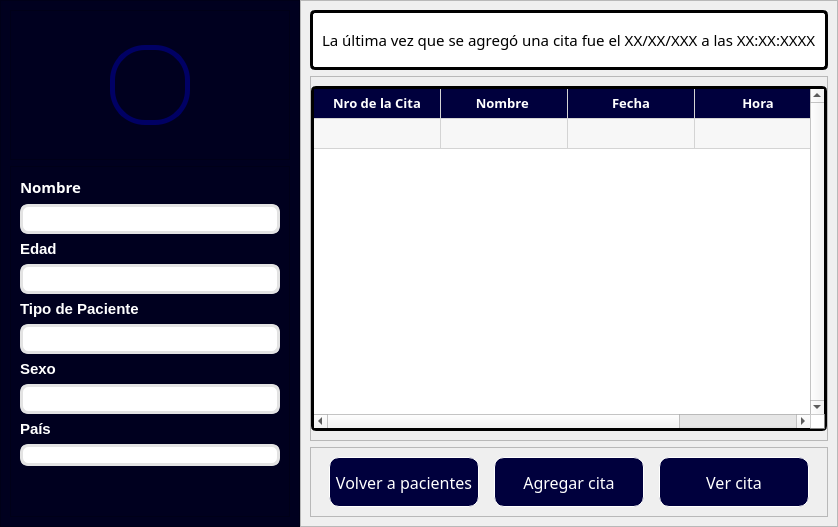
               <widget class="QWidget" name="citas">
                <property name="styleSheet">
                 <string notr="true"/>
                </property>
                <layout class="QHBoxLayout" name="horizontalLayout_31">
                 <property name="spacing">
                  <number>0</number>
                 </property>
                 <property name="leftMargin">
                  <number>0</number>
                 </property>
                 <property name="topMargin">
                  <number>0</number>
                 </property>
                 <property name="rightMargin">
                  <number>0</number>
                 </property>
                 <property name="bottomMargin">
                  <number>0</number>
                 </property>
                 <item>
                  <widget class="QFrame" name="frame_2">
                   <property name="minimumSize">
                    <size>
                     <width>300</width>
                     <height>0</height>
                    </size>
                   </property>
                   <property name="maximumSize">
                    <size>
                     <width>300</width>
                     <height>16777215</height>
                    </size>
                   </property>
                   <property name="styleSheet">
                    <string notr="true">background-color: rgb(0, 0, 31);
color: white;</string>
                   </property>
                   <property name="frameShape">
                    <enum>QFrame::StyledPanel</enum>
                   </property>
                   <property name="frameShadow">
                    <enum>QFrame::Raised</enum>
                   </property>
                   <layout class="QVBoxLayout" name="verticalLayout_46">
                    <item>
                     <widget class="QFrame" name="frame_3">
                      <property name="minimumSize">
                       <size>
                        <width>0</width>
                        <height>150</height>
                       </size>
                      </property>
                      <property name="maximumSize">
                       <size>
                        <width>16777215</width>
                        <height>150</height>
                       </size>
                      </property>
                      <property name="frameShape">
                       <enum>QFrame::StyledPanel</enum>
                      </property>
                      <property name="frameShadow">
                       <enum>QFrame::Raised</enum>
                      </property>
                      <layout class="QVBoxLayout" name="verticalLayout_45">
                       <item alignment="Qt::AlignHCenter|Qt::AlignVCenter">
                        <widget class="QLabel" name="photo_patient_s_2">
                         <property name="minimumSize">
                          <size>
                           <width>80</width>
                           <height>80</height>
                          </size>
                         </property>
                         <property name="maximumSize">
                          <size>
                           <width>80</width>
                           <height>80</height>
                          </size>
                         </property>
                         <property name="styleSheet">
                          <string notr="true">border: 5px solid;
border-radius: 35px;
border-color: rgb(0, 0, 100);</string>
                         </property>
                         <property name="text">
                          <string/>
                         </property>
                         <property name="pixmap">
                          <pixmap>:/images/foto-p.png</pixmap>
                         </property>
                         <property name="scaledContents">
                          <bool>true</bool>
                         </property>
                         <property name="alignment">
                          <set>Qt::AlignCenter</set>
                         </property>
                        </widget>
                       </item>
                      </layout>
                     </widget>
                    </item>
                    <item>
                     <widget class="QFrame" name="fr_dpatient_cita">
                      <property name="font">
                       <font>
                        <family>Circular Std</family>
                        <pointsize>11</pointsize>
                       </font>
                      </property>
                      <property name="styleSheet">
                       <string notr="true">QLineEdit {
background-color: white;
border: 3px solid;
border-color: rgb(227, 227, 227);
border-radius: 8px;
}</string>
                      </property>
                      <property name="frameShape">
                       <enum>QFrame::StyledPanel</enum>
                      </property>
                      <property name="frameShadow">
                       <enum>QFrame::Raised</enum>
                      </property>
                      <layout class="QVBoxLayout" name="verticalLayout_47">
                       <property name="bottomMargin">
                        <number>50</number>
                       </property>
                       <item>
                        <widget class="QLabel" name="lbl_name_c">
                         <property name="font">
                          <font>
                           <family>Circular Std</family>
                           <pointsize>11</pointsize>
                           <italic>false</italic>
                           <bold>true</bold>
                          </font>
                         </property>
                         <property name="text">
                          <string>Nombre</string>
                         </property>
                        </widget>
                       </item>
                       <item>
                        <widget class="QLineEdit" name="name_cita">
                         <property name="font">
                          <font>
                           <family>Circular Std</family>
                           <pointsize>11</pointsize>
                          </font>
                         </property>
                         <property name="cursor">
                          <cursorShape>ArrowCursor</cursorShape>
                         </property>
                         <property name="readOnly">
                          <bool>true</bool>
                         </property>
                        </widget>
                       </item>
                       <item>
                        <widget class="QLabel" name="lbl_edad_c">
                         <property name="font">
                          <font>
                           <pointsize>11</pointsize>
                           <italic>false</italic>
                           <bold>true</bold>
                           <underline>false</underline>
                          </font>
                         </property>
                         <property name="text">
                          <string>Edad</string>
                         </property>
                        </widget>
                       </item>
                       <item>
                        <widget class="QLineEdit" name="edad_cita">
                         <property name="font">
                          <font>
                           <family>Circular Std</family>
                           <pointsize>11</pointsize>
                          </font>
                         </property>
                         <property name="cursor">
                          <cursorShape>ArrowCursor</cursorShape>
                         </property>
                        </widget>
                       </item>
                       <item>
                        <widget class="QLabel" name="lbl_tpatient_c">
                         <property name="font">
                          <font>
                           <pointsize>11</pointsize>
                           <italic>false</italic>
                           <bold>true</bold>
                          </font>
                         </property>
                         <property name="text">
                          <string>Tipo de Paciente</string>
                         </property>
                        </widget>
                       </item>
                       <item>
                        <widget class="QLineEdit" name="tpaciente_cita">
                         <property name="font">
                          <font>
                           <family>Circular Std</family>
                           <pointsize>11</pointsize>
                          </font>
                         </property>
                         <property name="cursor">
                          <cursorShape>ArrowCursor</cursorShape>
                         </property>
                        </widget>
                       </item>
                       <item>
                        <widget class="QLabel" name="lbl_sexo_c">
                         <property name="font">
                          <font>
                           <pointsize>11</pointsize>
                           <italic>false</italic>
                           <bold>true</bold>
                          </font>
                         </property>
                         <property name="text">
                          <string>Sexo</string>
                         </property>
                        </widget>
                       </item>
                       <item>
                        <widget class="QLineEdit" name="sexo_cita">
                         <property name="font">
                          <font>
                           <family>Circular Std</family>
                           <pointsize>11</pointsize>
                          </font>
                         </property>
                         <property name="cursor">
                          <cursorShape>ArrowCursor</cursorShape>
                         </property>
                        </widget>
                       </item>
                       <item>
                        <widget class="QLabel" name="lbl_pais_c">
                         <property name="font">
                          <font>
                           <pointsize>11</pointsize>
                           <italic>false</italic>
                           <bold>true</bold>
                          </font>
                         </property>
                         <property name="text">
                          <string>País</string>
                         </property>
                        </widget>
                       </item>
                       <item>
                        <widget class="QLineEdit" name="pais_cita"/>
                       </item>
                      </layout>
                     </widget>
                    </item>
                   </layout>
                  </widget>
                 </item>
                 <item>
                  <widget class="QFrame" name="fr_content_citas">
                   <property name="frameShape">
                    <enum>QFrame::StyledPanel</enum>
                   </property>
                   <property name="frameShadow">
                    <enum>QFrame::Raised</enum>
                   </property>
                   <layout class="QVBoxLayout" name="verticalLayout_43">
                    <item>
                     <widget class="QFrame" name="fr_fecha_hora_c">
                      <property name="minimumSize">
                       <size>
                        <width>0</width>
                        <height>60</height>
                       </size>
                      </property>
                      <property name="maximumSize">
                       <size>
                        <width>16777215</width>
                        <height>60</height>
                       </size>
                      </property>
                      <property name="styleSheet">
                       <string notr="true">background-color: white;
border-color: rgb(0, 0, 61);
border: 3px solid;
border-radius: 5px;</string>
                      </property>
                      <property name="frameShape">
                       <enum>QFrame::StyledPanel</enum>
                      </property>
                      <property name="frameShadow">
                       <enum>QFrame::Raised</enum>
                      </property>
                      <layout class="QVBoxLayout" name="verticalLayout_50">
                       <item>
                        <widget class="QLabel" name="lbl_fecha_hora">
                         <property name="font">
                          <font>
                           <family>Circular Std</family>
                           <pointsize>11</pointsize>
                          </font>
                         </property>
                         <property name="styleSheet">
                          <string notr="true">border: 0px solid;</string>
                         </property>
                         <property name="text">
                          <string>La última vez que se agregó una cita fue el XX/XX/XXX a las XX:XX:XXXX</string>
                         </property>
                        </widget>
                       </item>
                      </layout>
                     </widget>
                    </item>
                    <item>
                     <widget class="QFrame" name="fr_tcitas">
                      <property name="sizePolicy">
                       <sizepolicy hsizetype="Preferred" vsizetype="Expanding">
                        <horstretch>0</horstretch>
                        <verstretch>0</verstretch>
                       </sizepolicy>
                      </property>
                      <property name="styleSheet">
                       <string notr="true">QLineEdit {
border: 3px solid;
border-color: rgb(0, 0, 61);
border-bottom-left-radius: 5px;
border-bottom-right-radius: 5px;
}

QLabel {
border-top-left-radius: 5px;
border-top-right-radius: 5px;
color: white;
background-color: rgb(0, 0, 61);
}</string>
                      </property>
                      <property name="frameShape">
                       <enum>QFrame::StyledPanel</enum>
                      </property>
                      <property name="frameShadow">
                       <enum>QFrame::Raised</enum>
                      </property>
                      <layout class="QHBoxLayout" name="horizontalLayout_33">
                       <property name="spacing">
                        <number>0</number>
                       </property>
                       <property name="leftMargin">
                        <number>0</number>
                       </property>
                       <property name="topMargin">
                        <number>9</number>
                       </property>
                       <property name="rightMargin">
                        <number>0</number>
                       </property>
                       <property name="bottomMargin">
                        <number>9</number>
                       </property>
                       <item>
                        <widget class="QTableWidget" name="table_citas">
                         <property name="styleSheet">
                          <string notr="true">QTableWidget {
background-color: white;
border-color: rgb(0, 0, 61);
border: 3px solid;
border-radius: 5px;
}</string>
                         </property>
                         <property name="verticalScrollBarPolicy">
                          <enum>Qt::ScrollBarAlwaysOn</enum>
                         </property>
                         <property name="alternatingRowColors">
                          <bool>true</bool>
                         </property>
                         <property name="selectionMode">
                          <enum>QAbstractItemView::SingleSelection</enum>
                         </property>
                         <property name="selectionBehavior">
                          <enum>QAbstractItemView::SelectRows</enum>
                         </property>
                         <property name="horizontalScrollMode">
                          <enum>QAbstractItemView::ScrollPerItem</enum>
                         </property>
                         <attribute name="horizontalHeaderVisible">
                          <bool>false</bool>
                         </attribute>
                         <attribute name="horizontalHeaderDefaultSectionSize">
                          <number>127</number>
                         </attribute>
                         <attribute name="verticalHeaderVisible">
                          <bool>false</bool>
                         </attribute>
                         <row>
                          <property name="text">
                           <string/>
                          </property>
                         </row>
                         <row>
                          <property name="text">
                           <string/>
                          </property>
                         </row>
                         <column>
                          <property name="text">
                           <string/>
                          </property>
                         </column>
                         <column>
                          <property name="text">
                           <string/>
                          </property>
                         </column>
                         <column>
                          <property name="text">
                           <string/>
                          </property>
                         </column>
                         <column>
                          <property name="text">
                           <string/>
                          </property>
                         </column>
                         <item row="0" column="0">
                          <property name="text">
                           <string>Nro de la Cita</string>
                          </property>
                          <property name="font">
                           <font>
                            <family>Circular Std</family>
                            <pointsize>10</pointsize>
                            <bold>true</bold>
                           </font>
                          </property>
                          <property name="textAlignment">
                           <set>AlignCenter</set>
                          </property>
                          <property name="background">
                           <brush brushstyle="SolidPattern">
                            <color alpha="255">
                             <red>0</red>
                             <green>0</green>
                             <blue>61</blue>
                            </color>
                           </brush>
                          </property>
                          <property name="foreground">
                           <brush brushstyle="SolidPattern">
                            <color alpha="255">
                             <red>255</red>
                             <green>255</green>
                             <blue>255</blue>
                            </color>
                           </brush>
                          </property>
                          <property name="flags">
                           <set>ItemIsDragEnabled|ItemIsDropEnabled|ItemIsUserCheckable|ItemIsEnabled</set>
                          </property>
                         </item>
                         <item row="0" column="1">
                          <property name="text">
                           <string>Nombre </string>
                          </property>
                          <property name="font">
                           <font>
                            <family>Circular Std</family>
                            <pointsize>10</pointsize>
                            <bold>true</bold>
                           </font>
                          </property>
                          <property name="textAlignment">
                           <set>AlignCenter</set>
                          </property>
                          <property name="background">
                           <brush brushstyle="SolidPattern">
                            <color alpha="255">
                             <red>0</red>
                             <green>0</green>
                             <blue>61</blue>
                            </color>
                           </brush>
                          </property>
                          <property name="foreground">
                           <brush brushstyle="SolidPattern">
                            <color alpha="255">
                             <red>255</red>
                             <green>255</green>
                             <blue>255</blue>
                            </color>
                           </brush>
                          </property>
                          <property name="flags">
                           <set>ItemIsDragEnabled|ItemIsDropEnabled|ItemIsUserCheckable|ItemIsEnabled</set>
                          </property>
                         </item>
                         <item row="0" column="2">
                          <property name="text">
                           <string>Fecha</string>
                          </property>
                          <property name="font">
                           <font>
                            <family>Circular Std</family>
                            <pointsize>10</pointsize>
                            <bold>true</bold>
                           </font>
                          </property>
                          <property name="textAlignment">
                           <set>AlignCenter</set>
                          </property>
                          <property name="background">
                           <brush brushstyle="SolidPattern">
                            <color alpha="255">
                             <red>0</red>
                             <green>0</green>
                             <blue>61</blue>
                            </color>
                           </brush>
                          </property>
                          <property name="foreground">
                           <brush brushstyle="SolidPattern">
                            <color alpha="255">
                             <red>255</red>
                             <green>255</green>
                             <blue>255</blue>
                            </color>
                           </brush>
                          </property>
                          <property name="flags">
                           <set>ItemIsDragEnabled|ItemIsDropEnabled|ItemIsUserCheckable|ItemIsEnabled</set>
                          </property>
                         </item>
                         <item row="0" column="3">
                          <property name="text">
                           <string>Hora</string>
                          </property>
                          <property name="font">
                           <font>
                            <family>Circular Std</family>
                            <pointsize>10</pointsize>
                            <bold>true</bold>
                           </font>
                          </property>
                          <property name="textAlignment">
                           <set>AlignCenter</set>
                          </property>
                          <property name="background">
                           <brush brushstyle="SolidPattern">
                            <color alpha="255">
                             <red>0</red>
                             <green>0</green>
                             <blue>61</blue>
                            </color>
                           </brush>
                          </property>
                          <property name="foreground">
                           <brush brushstyle="SolidPattern">
                            <color alpha="255">
                             <red>255</red>
                             <green>255</green>
                             <blue>255</blue>
                            </color>
                           </brush>
                          </property>
                          <property name="flags">
                           <set>ItemIsDragEnabled|ItemIsDropEnabled|ItemIsUserCheckable|ItemIsEnabled</set>
                          </property>
                         </item>
                         <item row="1" column="0">
                          <property name="font">
                           <font>
                            <family>Circular Std</family>
                            <pointsize>10</pointsize>
                           </font>
                          </property>
                          <property name="textAlignment">
                           <set>AlignCenter</set>
                          </property>
                         </item>
                         <item row="1" column="1">
                          <property name="font">
                           <font>
                            <family>Circular Std</family>
                            <pointsize>10</pointsize>
                           </font>
                          </property>
                          <property name="textAlignment">
                           <set>AlignCenter</set>
                          </property>
                          <property name="foreground">
                           <brush brushstyle="SolidPattern">
                            <color alpha="255">
                             <red>0</red>
                             <green>0</green>
                             <blue>61</blue>
                            </color>
                           </brush>
                          </property>
                         </item>
                         <item row="1" column="2">
                          <property name="font">
                           <font>
                            <family>Circular Std</family>
                            <pointsize>10</pointsize>
                           </font>
                          </property>
                          <property name="textAlignment">
                           <set>AlignCenter</set>
                          </property>
                          <property name="foreground">
                           <brush brushstyle="SolidPattern">
                            <color alpha="255">
                             <red>0</red>
                             <green>0</green>
                             <blue>61</blue>
                            </color>
                           </brush>
                          </property>
                         </item>
                         <item row="1" column="3">
                          <property name="font">
                           <font>
                            <family>Circular Std</family>
                            <pointsize>10</pointsize>
                           </font>
                          </property>
                          <property name="textAlignment">
                           <set>AlignCenter</set>
                          </property>
                          <property name="foreground">
                           <brush brushstyle="SolidPattern">
                            <color alpha="255">
                             <red>0</red>
                             <green>0</green>
                             <blue>61</blue>
                            </color>
                           </brush>
                          </property>
                         </item>
                        </widget>
                       </item>
                      </layout>
                     </widget>
                    </item>
                    <item alignment="Qt::AlignBottom">
                     <widget class="QFrame" name="fr_btn_citas">
                      <property name="frameShape">
                       <enum>QFrame::StyledPanel</enum>
                      </property>
                      <property name="frameShadow">
                       <enum>QFrame::Raised</enum>
                      </property>
                      <layout class="QHBoxLayout" name="horizontalLayout_32">
                       <item>
                        <widget class="QPushButton" name="btn_volver_patient_cita">
                         <property name="minimumSize">
                          <size>
                           <width>150</width>
                           <height>50</height>
                          </size>
                         </property>
                         <property name="maximumSize">
                          <size>
                           <width>150</width>
                           <height>50</height>
                          </size>
                         </property>
                         <property name="font">
                          <font>
                           <family>Circular Std Book</family>
                           <pointsize>12</pointsize>
                          </font>
                         </property>
                         <property name="styleSheet">
                          <string notr="true">QPushButton {
background-color: rgb(0, 0, 61);
color: rgb(255, 255, 255);
border: 1px solid white;
border-radius: 10px;
}

QPushButton:hover {
background-color: rgb(0, 0, 31);
color: white;
}</string>
                         </property>
                         <property name="text">
                          <string>Volver a pacientes</string>
                         </property>
                        </widget>
                       </item>
                       <item>
                        <widget class="QPushButton" name="btn_agregar_cita">
                         <property name="minimumSize">
                          <size>
                           <width>150</width>
                           <height>50</height>
                          </size>
                         </property>
                         <property name="maximumSize">
                          <size>
                           <width>150</width>
                           <height>50</height>
                          </size>
                         </property>
                         <property name="font">
                          <font>
                           <family>Circular Std Book</family>
                           <pointsize>12</pointsize>
                          </font>
                         </property>
                         <property name="styleSheet">
                          <string notr="true">QPushButton {
background-color: rgb(0, 0, 61);
color: rgb(255, 255, 255);
border: 1px solid white;
border-radius: 10px;
}

QPushButton:hover {
background-color: rgb(0, 0, 31);
color: white;
}</string>
                         </property>
                         <property name="text">
                          <string>Agregar cita</string>
                         </property>
                        </widget>
                       </item>
                       <item>
                        <widget class="QPushButton" name="btn_verinfo_cita">
                         <property name="minimumSize">
                          <size>
                           <width>150</width>
                           <height>50</height>
                          </size>
                         </property>
                         <property name="maximumSize">
                          <size>
                           <width>150</width>
                           <height>50</height>
                          </size>
                         </property>
                         <property name="font">
                          <font>
                           <family>Circular Std Book</family>
                           <pointsize>12</pointsize>
                          </font>
                         </property>
                         <property name="styleSheet">
                          <string notr="true">QPushButton {
background-color: rgb(0, 0, 61);
color: rgb(255, 255, 255);
border: 1px solid white;
border-radius: 10px;
}

QPushButton:hover {
background-color: rgb(0, 0, 31);
color: white;
}</string>
                         </property>
                         <property name="text">
                          <string>Ver cita</string>
                         </property>
                        </widget>
                       </item>
                      </layout>
                     </widget>
                    </item>
                   </layout>
                  </widget>
                 </item>
                </layout>
               </widget>
